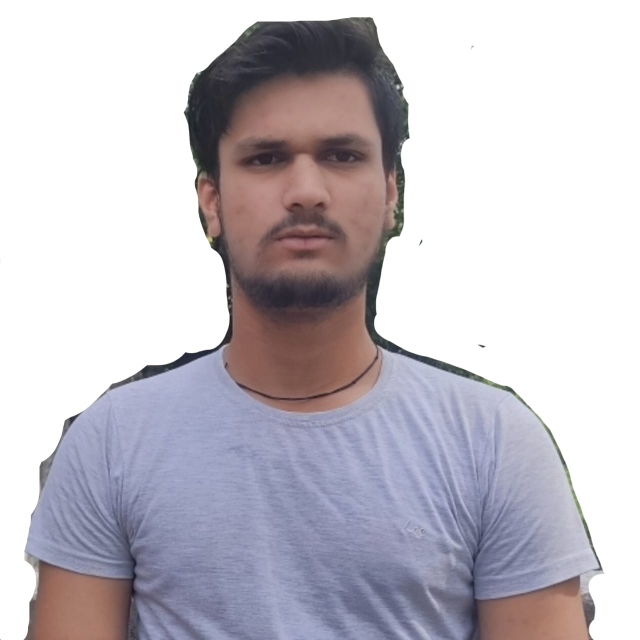
#> input picture Face Detection/photo.jpg, 1280 x 1280 px (shown at 1/2 size)
$ python face_detection.py
#> lines starting #> are read from the running program, lines starting #| are printed output that depends on the picture; after the words box and inside, x2 and y2 are one past the last pixel; in counts of white or black regions, pixels touching at a corner belong together
#> further down, img is the input picture: shape (1280, 1280, 3); mean B, G, R 199.1, 191.7, 195.8
import cv2 as cv


def RescaleFrame(frame , scale=0.75):
#> called with scale = 0.5
    width = int(frame.shape[1]*scale)
#> width = 640
    height = int(frame.shape[0]*scale)
#> height = 640

    dimensions = (width , height)
#> dimensions = (640, 640)
    return cv.resize(frame, dimensions, interpolation=cv.INTER_AREA)
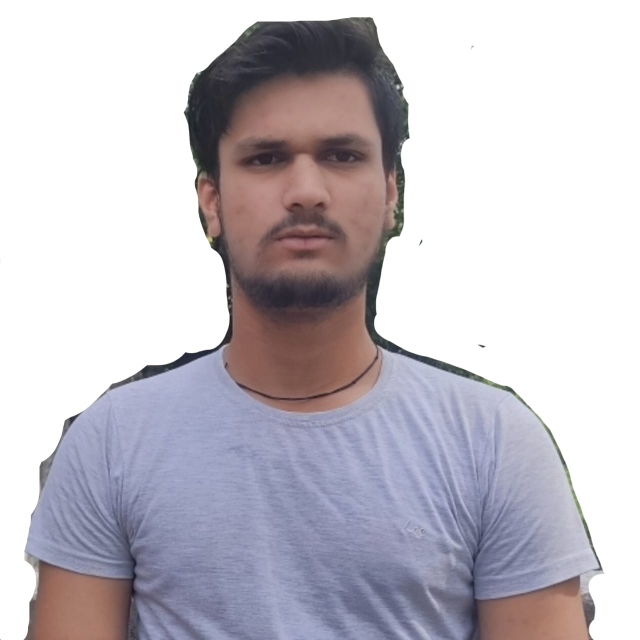
#> returned value: shape (640, 640, 3); mean of channels 0, 1, 2 199.2, 191.7, 195.9; drawn as B, G, R


img = cv.imread("photo.jpg")
resized_img = RescaleFrame(img , 0.50)
cv.imshow("Shyam " , resized_img)


gray = cv.cvtColor(resized_img , cv.COLOR_BGR2GRAY)
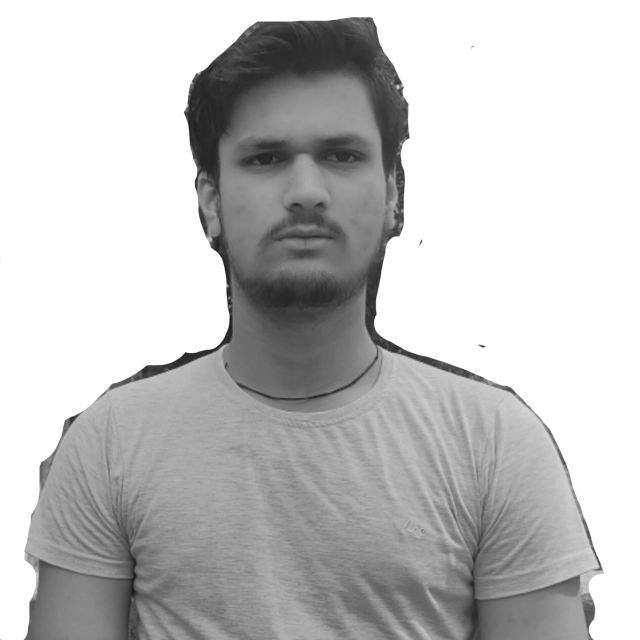
#> gray: shape (640, 640); min 24, max 255, mean 193.8
cv.imshow("Gray Shyam", gray)

haar_coscade = cv.CascadeClassifier("haar_face.xml")
faces_rect = haar_coscade.detectMultiScale(gray , scaleFactor=1.8 , minNeighbors=3)
#> faces_rect = [[179, 57, 252, 252]]
print("Number of Face Founded", len(faces_rect))
#| Number of Face Founded 1


for (x,y,w,h) in faces_rect:
    cv.rectangle(resized_img ,(x,y),(x+w, y+h),(0,255,0),thickness=2)
#> this loop made 1 pass
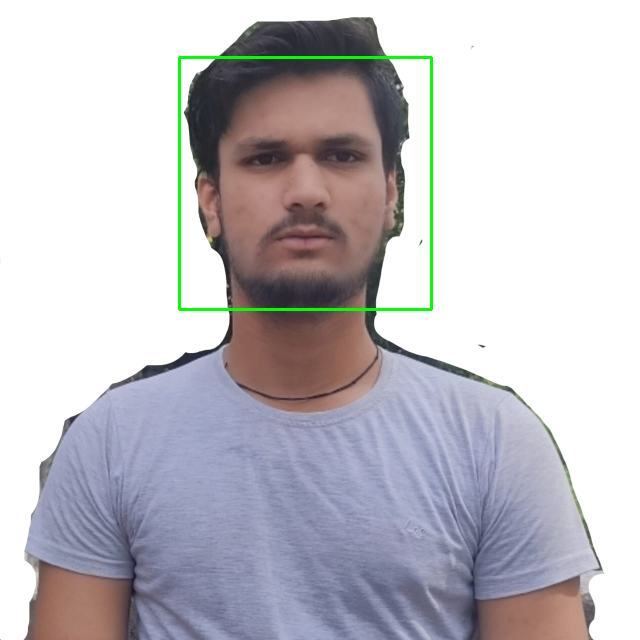
#> resized_img: shape (640, 640, 3); 0.74% of pixels changed, all inside (x1, y1, x2, y2) = (178, 56, 433, 311)

cv.imshow("Detected Face ", resized_img)


cv.waitKey(0)
